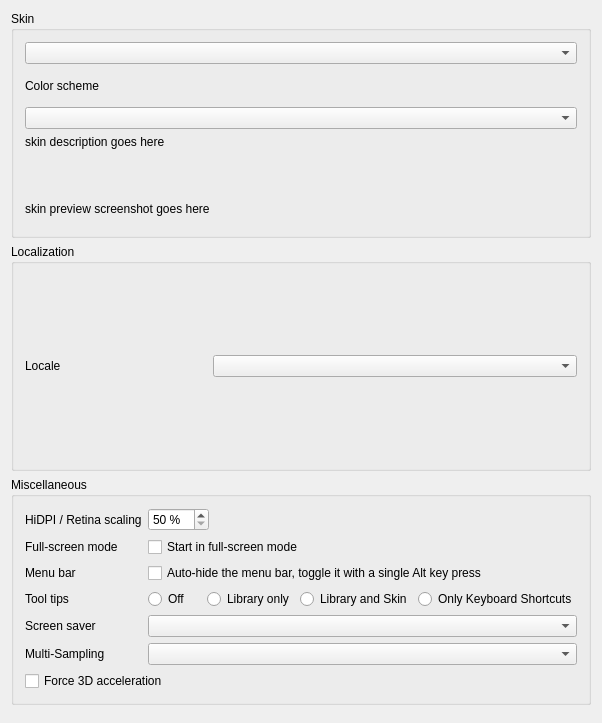
<?xml version="1.0" encoding="UTF-8"?>
<ui version="4.0">
 <class>DlgPrefControlsDlg</class>
 <widget class="QWidget" name="DlgPrefControlsDlg">
  <property name="geometry">
   <rect>
    <x>0</x>
    <y>0</y>
    <width>602</width>
    <height>723</height>
   </rect>
  </property>
  <property name="windowTitle">
   <string>Interface Preferences</string>
  </property>
  <layout class="QVBoxLayout" name="gridLayout_skin">

   <item>
    <widget class="QGroupBox" name="groupBoxSkinOptions">
     <property name="title">
      <string>Skin</string>
     </property>
     <layout class="QVBoxLayout" name="skinLayout">

      <item>
       <widget class="QComboBox" name="ComboBoxSkinconf">
        <property name="sizePolicy">
         <sizepolicy hsizetype="Expanding" vsizetype="Fixed">
          <horstretch>0</horstretch>
          <verstretch>0</verstretch>
         </sizepolicy>
        </property>
        <property name="accessibleName">
         <string>Skin selector</string>
        </property>
       </widget>
      </item>

      <item>
       <widget class="QLabel" name="labelColorScheme">
        <property name="enabled">
         <bool>true</bool>
        </property>
        <property name="font">
         <font/>
        </property>
        <property name="text">
         <string>Color scheme</string>
        </property>
        <property name="wordWrap">
         <bool>false</bool>
        </property>
        <property name="buddy">
         <cstring>ComboBoxSchemeconf</cstring>
        </property>
       </widget>
      </item>

      <item>
       <widget class="QComboBox" name="ComboBoxSchemeconf">
        <property name="sizePolicy">
         <sizepolicy hsizetype="Expanding" vsizetype="Fixed">
          <horstretch>0</horstretch>
          <verstretch>0</verstretch>
         </sizepolicy>
        </property>
        <property name="toolTip">
         <string>Select from different color schemes of a skin if available.</string>
        </property>
       </widget>
      </item>

      <item>
       <widget class="QLabel" name="skinDescriptionText">
        <property name="sizePolicy">
         <sizepolicy hsizetype="Minimum" vsizetype="Fixed">
          <horstretch>0</horstretch>
          <verstretch>0</verstretch>
         </sizepolicy>
        </property>
        <property name="text">
         <string notr="true">skin description goes here</string>
        </property>
        <property name="alignment">
         <set>Qt::AlignLeading|Qt::AlignLeft|Qt::AlignTop</set>
        </property>
        <property name="wordWrap">
         <bool>true</bool>
        </property>
       </widget>
      </item>

      <item>
       <widget class="QLabel" name="warningLabel">
        <property name="text">
         <string/>
        </property>
        <property name="alignment">
         <set>Qt::AlignJustify|Qt::AlignVCenter</set>
        </property>
       </widget>
      </item>

      <item>
       <widget class="QLabel" name="skinPreviewLabel">
        <property name="text">
         <string notr="true">skin preview screenshot goes here</string>
        </property>
       </widget>
      </item>
     </layout>
    </widget>
   </item>

   <item>
    <widget class="QGroupBox" name="groupBoxLocalizationOptions">
     <property name="title">
      <string>Localization</string>
     </property>
     <layout class="QGridLayout" name="gridLayout_Misc">

      <item row="0" column="0">
       <widget class="QLabel" name="textLabelLocale">
        <property name="text">
         <string>Locale</string>
        </property>
        <property name="buddy">
         <cstring>ComboBoxLocale</cstring>
        </property>
       </widget>
      </item>
      <item row="0" column="1" colspan="2">
       <widget class="QComboBox" name="ComboBoxLocale">
        <property name="toolTip">
         <string>Locales determine country and language specific settings.</string>
        </property>
       </widget>
      </item>
     </layout>
    </widget>
   </item>

   <item>
    <widget class="QGroupBox" name="groupBoxMiscOptions">
     <property name="title">
      <string>Miscellaneous</string>
     </property>
     <layout class="QGridLayout" name="gridLayout_Misc">

      <item row="0" column="0">
       <widget class="QLabel" name="labelScaleFactor">
        <property name="text">
         <string>HiDPI / Retina scaling</string>
        </property>
        <property name="buddy">
         <cstring>spinBoxScaleFactor</cstring>
        </property>
       </widget>
      </item>
      <item row="0" column="1">
       <layout class="QHBoxLayout" name="horizontalLayout_2">
        <item>
         <widget class="QDoubleSpinBox" name="spinBoxScaleFactor">
          <property name="toolTip">
           <string>Change the size of text, buttons, and other items.</string>
          </property>
          <property name="suffix">
           <string notr="true"> %</string>
          </property>
          <property name="decimals">
           <number>0</number>
          </property>
          <property name="minimum">
           <double>50.000000000000000</double>
          </property>
          <property name="maximum">
           <double>400.000000000000000</double>
          </property>
          <property name="singleStep">
           <double>25.000000000000000</double>
          </property>
         </widget>
        </item>
        <item>
         <spacer name="horizontalSpacer_2">
          <property name="orientation">
           <enum>Qt::Horizontal</enum>
          </property>
          <property name="sizeHint" stdset="0">
           <size>
            <width>40</width>
            <height>20</height>
           </size>
          </property>
         </spacer>
        </item>
       </layout>
      </item>

      <item row="1" column="0">
       <widget class="QLabel" name="labelFullscreenOption">
        <property name="text">
         <string>Full-screen mode</string>
        </property>
        <property name="buddy">
         <cstring>checkBoxStartFullScreen</cstring>
        </property>
       </widget>
      </item>
      <item row="1" column="1" colspan="2">
       <widget class="QCheckBox" name="checkBoxStartFullScreen">
        <property name="text">
         <string>Start in full-screen mode</string>
        </property>
       </widget>
      </item>

      <item row="2" column="0">
       <widget class="QLabel" name="labelHideMenuBarOption">
        <property name="text">
         <string>Menu bar</string>
        </property>
        <property name="buddy">
         <cstring>checkBoxHideMenuBar</cstring>
        </property>
       </widget>
      </item>
      <item row="2" column="1" colspan="2">
       <widget class="QCheckBox" name="checkBoxHideMenuBar">
        <property name="text">
         <string>Auto-hide the menu bar, toggle it with a single Alt key press</string>
        </property>
       </widget>
      </item>

      <item row="3" column="0">
       <widget class="QLabel" name="labelTooltips">
        <property name="enabled">
         <bool>true</bool>
        </property>
        <property name="font">
         <font/>
        </property>
        <property name="text">
         <string>Tool tips</string>
        </property>
        <property name="wordWrap">
         <bool>false</bool>
        </property>
        <property name="buddy">
         <cstring>radioButtonTooltipsOff</cstring>
        </property>
       </widget>
      </item>
      <item row="3" column="1" colspan="2">
       <layout class="QHBoxLayout" name="horizontalLayout">
        <item>
         <widget class="QRadioButton" name="radioButtonTooltipsOff">
          <property name="text">
           <string>Off</string>
          </property>
          <attribute name="buttonGroup">
           <string notr="true">buttonGroupTooltips</string>
          </attribute>
         </widget>
        </item>
        <item>
         <widget class="QRadioButton" name="radioButtonTooltipsLibrary">
          <property name="text">
           <string>Library only</string>
          </property>
          <attribute name="buttonGroup">
           <string notr="true">buttonGroupTooltips</string>
          </attribute>
         </widget>
        </item>
        <item>
         <widget class="QRadioButton" name="radioButtonTooltipsLibraryAndSkin">
          <property name="text">
           <string>Library and Skin</string>
          </property>
          <attribute name="buttonGroup">
           <string notr="true">buttonGroupTooltips</string>
          </attribute>
         </widget>
        </item>
        <item>
         <widget class="QRadioButton" name="radioButtonTooltipsOnlyKbdShortcuts">
          <property name="text">
           <string>Only Keyboard Shortcuts</string>
          </property>
          <attribute name="buttonGroup">
           <string notr="true">buttonGroupTooltips</string>
          </attribute>
         </widget>
        </item>
       </layout>
      </item>

      <item row="4" column="0">
       <widget class="QLabel" name="label">
        <property name="text">
         <string>Screen saver</string>
        </property>
       </widget>
      </item>
      <item row="4" column="1" colspan="2">
       <widget class="QComboBox" name="comboBoxScreensaver"/>
      </item>
      <item row="5" column="0">
       <widget class="QLabel" name="multiSamplingLabel">
        <property name="text">
         <string>Multi-Sampling</string>
        </property>
       </widget>
      </item>
      <item row="5" column="1" colspan="2">
       <widget class="QComboBox" name="multiSamplingComboBox"/>
      </item>
      <item row="6" column="0" colspan="2">
       <widget class="QCheckBox" name="checkBoxForceHardwareAcceleration">
        <property name="text">
         <string>Force 3D acceleration</string>
        </property>
        <property name="toolTip">
         <string>If checked, Mixxx will always assume 3D acceleration is available. This may lead to pour performance if only CP-backed rendering is available..</string>
        </property>
       </widget>
      </item>
     </layout>
    </widget>
   </item>
   <item>
    <spacer name="verticalSpacer">
     <property name="orientation">
      <enum>Qt::Vertical</enum>
     </property>
      <property name="sizePolicy">
       <sizepolicy hsizetype="Expanding" vsizetype="Expanding">
        <horstretch>0</horstretch>
        <verstretch>1</verstretch>
       </sizepolicy>
      </property>
    </spacer>
   </item>
  </layout>
 </widget>
 <layoutdefault spacing="6" margin="11"/>
 <tabstops>
  <tabstop>ComboBoxSkinconf</tabstop>
  <tabstop>ComboBoxSchemeconf</tabstop>
  <tabstop>ComboBoxLocale</tabstop>
  <tabstop>spinBoxScaleFactor</tabstop>
  <tabstop>checkBoxStartFullScreen</tabstop>
  <tabstop>checkBoxHideMenuBar</tabstop>
  <tabstop>radioButtonTooltipsOff</tabstop>
  <tabstop>radioButtonTooltipsLibrary</tabstop>
  <tabstop>radioButtonTooltipsLibraryAndSkin</tabstop>
  <tabstop>multiSamplingComboBox</tabstop>
  <tabstop>checkBoxForceHardwareAcceleration</tabstop>
 </tabstops>
 <resources/>
 <connections/>
 <buttongroups>
  <buttongroup name="buttonGroupTooltips"/>
 </buttongroups>
</ui>
